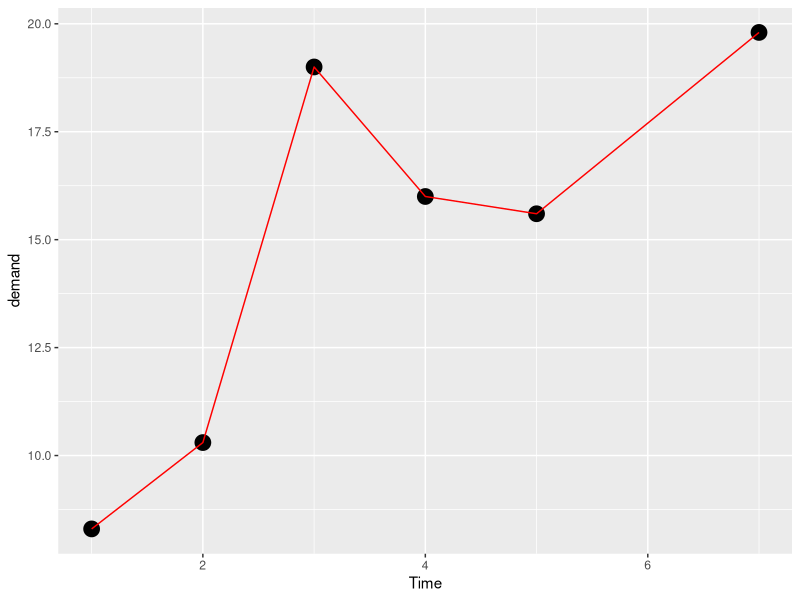
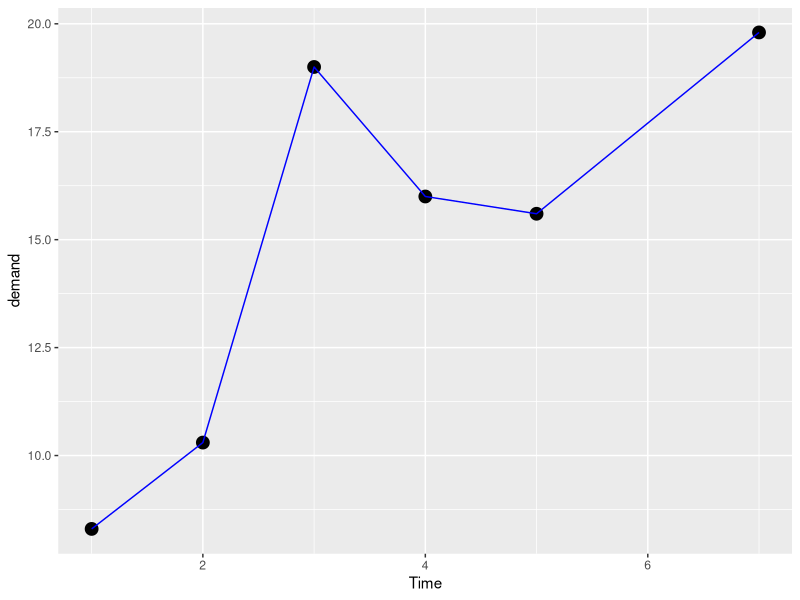
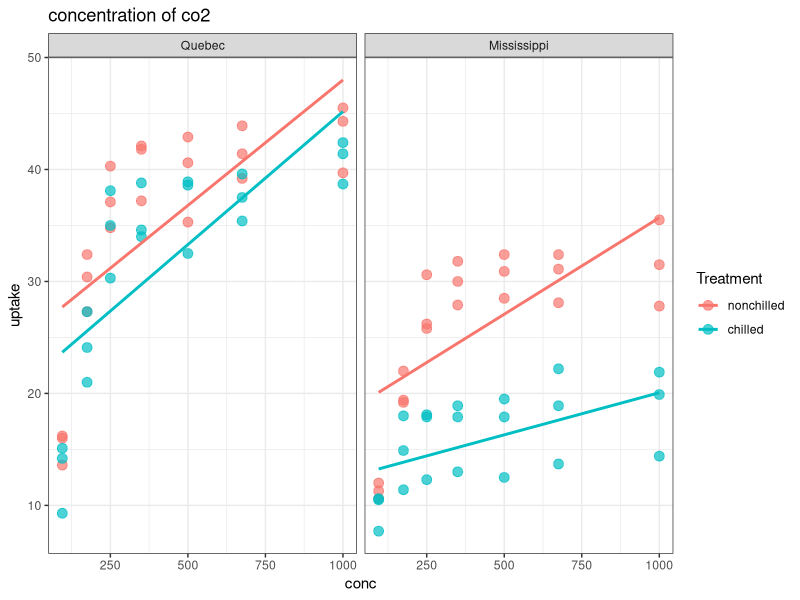
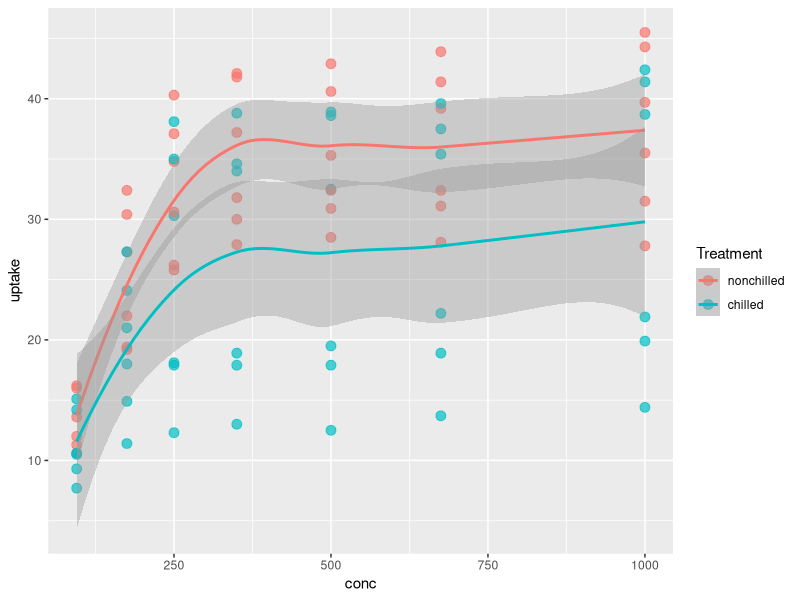
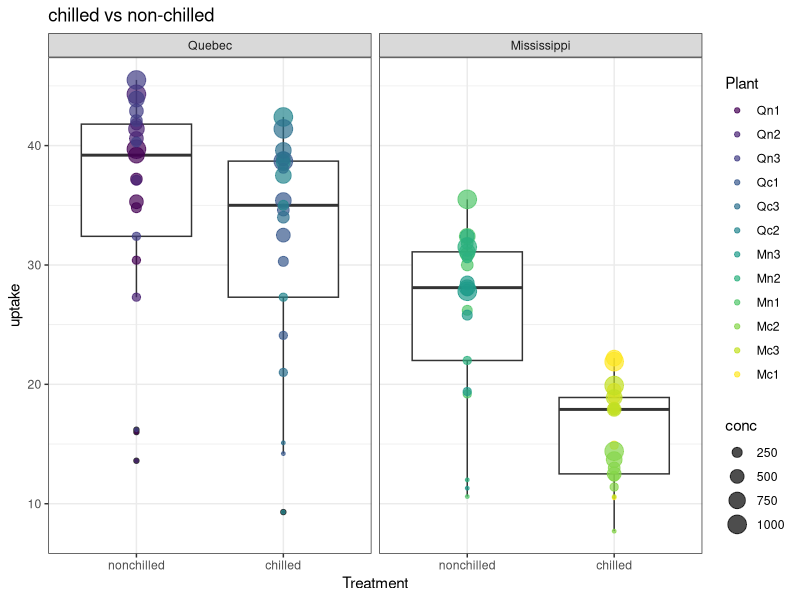
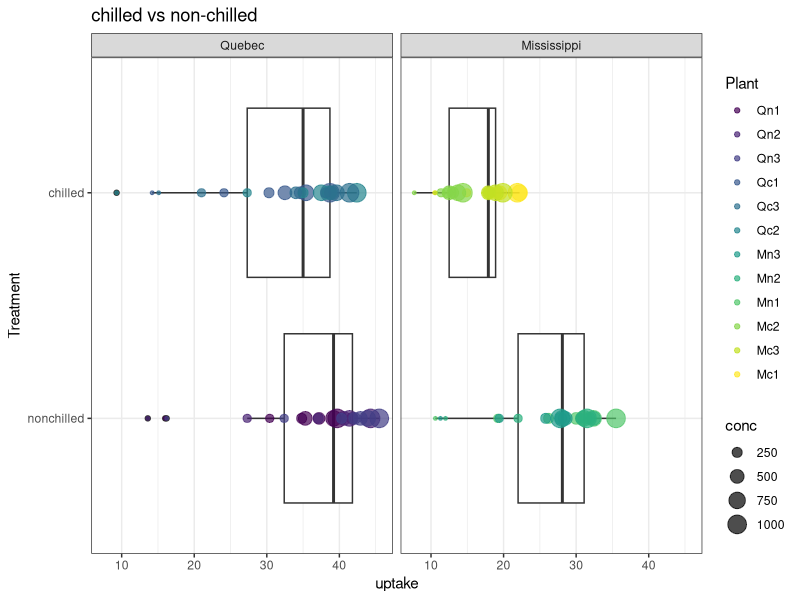
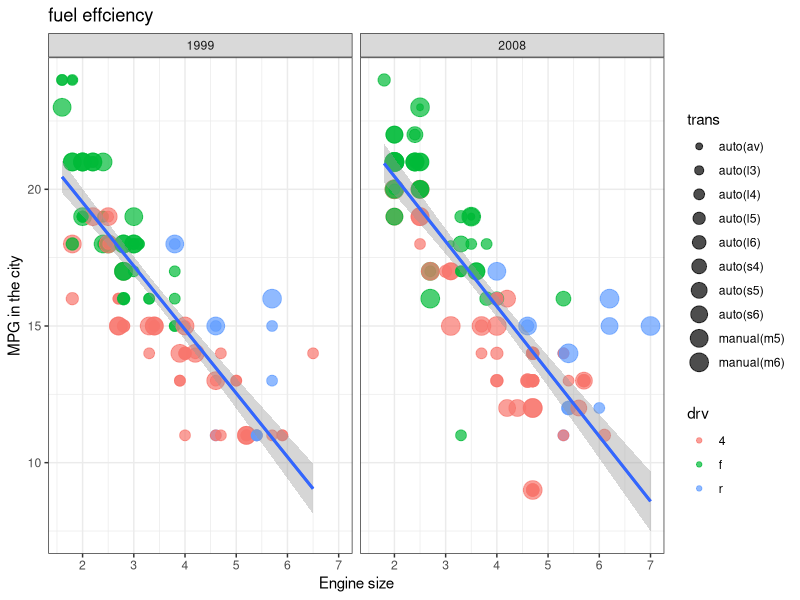

Reproduce these figures in R, in order.
#data visualization video 1 - 26.50 minutes

library(tidyverse) 
data()                   #view inbuilt data sets in R
BOD                      #view the data(elements) in specific data set 
?BOD                     #view description of the specific data set 


## data visualizing using ggplot library ##
#type 1
ggplot(data = BOD,
       mapping = aes(x = Time,
                     y = demand))+  # x= independent variable / y = dependent variable , depend on X var.
  geom_point(size = 5)+
  geom_line(colour = "red")

#type 2
ggplot(BOD,aes(Time,demand))+
  geom_point(size = 4)+
  geom_line(colour= "blue")


#methods for view a specific data sets
CO2             #view the data(elements) in specific data set 
view(CO2)


##### making plots 1 #####

#type 1
CO2 %>%                                  #we are using pipe_operator here
  ggplot(aes(conc,uptake,
             colour = Treatment))+
  geom_point(size =3, alpha = 0.7)+      #point size and transparency
  geom_smooth(method = lm,se =F)+        #draw smooth linear models
  facet_wrap(~Type)+                     #divide for groups for represent more info
  labs(title = "concentration of co2")+  #add title and name axis 
  theme_bw()                             #add table theme
  
#type 2
CO2 %>%                               #using pipe_operator
  ggplot(aes(conc,uptake,
             colour = Treatment))+
  geom_point(size =3, alpha = 0.7)+   #point size and transparency
  geom_smooth()


##### making box plots 2 #####

CO2 %>%
  ggplot(aes(Treatment,uptake))+
  geom_boxplot()+
  geom_point(alpha = 0.7,            #here we mapping the geom points only
    aes(size= conc,
                 colour = Plant))+
  facet_wrap(~Type)+
  #coord_flip()+                     #rotate the box plot
  theme_bw()+
  labs(title = "chilled vs non-chilled")


#without coord_flip - see the difference
CO2 %>%
  ggplot(aes(Treatment,uptake))+
  geom_boxplot()+
  geom_point(alpha = 0.7,                #here we mapping the geom points only
             aes(size= conc,
                 colour = Plant))+
  facet_wrap(~Type)+
  coord_flip()+                          #rotate the box plot (H and V)
  theme_bw()+
  labs(title = "chilled vs non-chilled")


##### plot 3 #####

view(mpg)

mpg %>%
  filter(cty<25) %>%              #filtering the city variable values less than 25 and piping it 
  ggplot(aes(displ,cty))+
  geom_point(alpha = 0.7,
             aes(colour = drv,
                 size = trans))+
  geom_smooth(method = lm,se =F)+
  geom_smooth(method = lm)+
  #geom_smooth()+
  facet_wrap(~year, nrow=1)+
  labs(x= "Engine size",
       y= "MPG in the city",
       title= "fuel effciency")+
  theme_bw()

########################## end of the session ##################################

  
   

  
